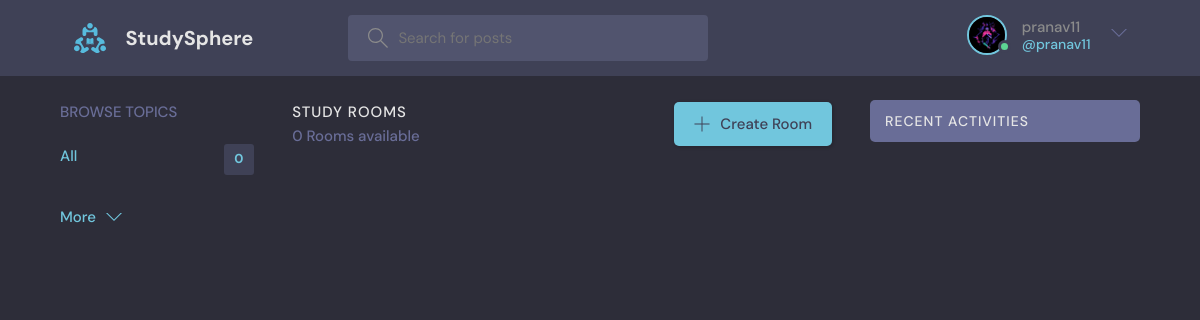
Screenshot of / (signed in) with the database file from the repository.
### base/models.py (models this page shows)
class User(AbstractUser):
    name = models.CharField(max_length=200, null=True)
    email = models.EmailField(unique=True, null=True)
    bio = models.TextField(null=True)
    avatar = models.ImageField(null=True, default="avatar.svg")
    USERNAME_FIELD = 'email'
    REQUIRED_FIELDS = []
    objects = UserManager()

### base/views.py (the view)
# urls.py: path('', views.home, name="home"),
def home(request):
    q = request.GET.get('q') if request.GET.get('q') != None else ''
    rooms = Room.objects.filter(
        Q(topic__name__icontains=q) |
        Q(name__icontains=q) |
        Q(description__icontains=q)
    )
    topics = Topic.objects.all()[0:5]
    room_count = rooms.count()
    room_messages = Message.objects.filter(
        Q(room__topic__name__icontains=q))[0:3]
    context = {'rooms': rooms, 'topics': topics,
               'room_count': room_count, 'room_messages': room_messages}
    return render(request, 'base/home.html', context)

### base/templates/base/home.html (shortened to what this page needs)
{% extends 'main.html' %}
{% block content %}
<main class="layout layout--3">
  <div class="container">
    {% include 'base/topics_component.html' %}
    <div class="roomList">
      <div class="roomList__header">
        <div>
          <h2>Study Rooms</h2>
          <p>{{room_count}} Rooms available</p>
        </div>
        <a class="btn btn--main" href="{% url 'create-room' %}">
          <svg version="1.1" xmlns="http://www.w3.org/2000/svg" width="32" height="32" viewBox="0 0 32 32">
            <title>add</title>
            <path
              d="M16.943 0.943h-1.885v14.115h-14.115v1.885h14.115v14.115h1.885v-14.115h14.115v-1.885h-14.115v-14.115z">
            </path>
          </svg>
          Create Room
        </a>
      </div>
    </div>
    {% include 'base/activity_component.html' %}
  </div>
</main>
{% endblock %}

### templates/navbar.html (shortened to what this page needs)
{% load static %}
<header class="header header--loggedIn">
    <div class="container">
        <a href="{% url 'home' %}" class="header__logo">
            <img src="{% static 'images/logo.svg' %}" />
            <h1>StudySphere</h1>
        </a>
        <form class="header__search" method="GET" action="{% url 'home' %}">
            <label>
                <input name="q" placeholder="Search for posts" />
            </label>
        </form>
        <nav class="header__menu">
            {% if request.user.is_authenticated %}
            <div class="header__user">
                <a href="{% url 'update-user' %}">
                    <div class="avatar avatar--medium active">
                        <img src="{{request.user.avatar.url}}" />
                    </div>
                    <p>{{request.user.username}} <span>@{{request.user.username}}</span></p>
                </a>
                <button class="dropdown-button">
                    <svg version="1.1" xmlns="http://www.w3.org/2000/svg" width="32" height="32" viewBox="0 0 32 32">
                        <title>chevron-down</title>
                        <path d="M16 21l-13-13h-3l16 16 16-16h-3l-13 13z"></path>
                    </svg>
                </button>
            </div>
            {% else %}
            <a href="{% url 'login' %}">
                <img src="{% static 'images/avatar.svg' %}" />
                <p>Login</p>
            </a>
            {% endif %}
        </nav>
    </div>
</header>

### static/styles/style.css (style rules this page uses)
:root { --color-main: #71c6dd; --color-main-light: #e1f6fb; --color-dark: #3f4156; --color-dark-medium: #51546e; --color-dark-light: #696d97; --color-light: #e5e5e5; --color-gray: #8b8b8b; --color-light-gray: #b2bdbd; --color-bg: #2d2d39; --color-success: #5dd693; --color-error: #fc4b0b; }
* { font-family: "DM Sans", -apple-system, BlinkMacSystemFont, "Segoe UI", Roboto, Oxygen, Ubuntu, Cantarell, "Open Sans", "Helvetica Neue", sans-serif; margin: 0; padding: 0; box-sizing: border-box; text-rendering: optimizeLegibility; font-size: inherit; }
html { font-size: 56.25%; }
@media only screen and (min-width: 1200px) { html { font-size: 62.5%; } }
body { line-height: 1.6; font-weight: 400; font-size: 1.5rem; color: var(--color-light-gray); background-color: var(--color-bg); min-height: 100vh; }
img { width: 100%; }
a { display: inline-block; color: var(--color-main); text-decoration: none; }
.container { max-width: 120rem; width: 90%; margin: auto; }
.btn { background-color: transparent; border: none; display: inline-flex; align-items: center; gap: 1rem; cursor: pointer; transition: all ease-in-out 0.3s; padding: 1rem 2rem; border-radius: 5px; box-shadow: 1px 1px 3px 1px rgba(0, 0, 0, 0.15); font-weight: 500; }
.btn--main { background-color: var(--color-main); color: var(--color-dark); }
.btn > svg { fill: currentColor; width: 1.6rem; height: 1.6rem; }
.avatar { position: relative; display: inline-block; border-radius: 50%; border: 2px solid var(--color-main); }
.avatar img { display: block; border-radius: 50%; object-fit: cover; object-position: center; }
.avatar::after { content: ""; display: block; position: absolute; background-color: var(--color-gray); z-index: 111; border-radius: 50%; border: 0.3rem solid var(--color-dark); }
.avatar.active::after { background-color: var(--color-success); }
.avatar.avatar--medium img { width: 3.6rem; height: 3.6rem; border-radius: 50%; }
.avatar.avatar--medium:after { width: 0.7rem; height: 0.7rem; bottom: 0px; right: -6px; }
.header { padding: 1.5rem; background-color: var(--color-dark); }
.header > .container { display: flex; gap: 9.5rem; }
.header__logo, .header__user { display: flex; gap: 2rem; align-items: center; }
.header__logo > img { height: 3.2rem; width: 3.2rem; }
.header__logo > h1 { font-weight: 700; font-size: 2rem; color: var(--color-light); }
.header__search > label { background-color: var(--color-dark-medium); padding: 1.3rem 1rem; display: flex; align-items: center; gap: 1rem; border-radius: 4px; }
.header__search svg { fill: var(--color-gray); width: 2rem; height: 2rem; margin-left: 1rem; }
.header__search input { width: 30rem; background: transparent; border: none; outline: none; color: var(--color-light); }
.header__menu { margin-left: auto; position: relative; }
.header__menu a { display: flex; gap: 1.5rem; align-items: center; font-weight: 500; text-decoration: none; color: var(--color-gray); }
.header__menu img { height: 3.6rem; }
.header__menu p { line-height: 1.2; }
.header__menu span { color: var(--color-main); font-weight: 500; font-size: 1.4rem; display: block; }
.header__menu svg { width: 1.6rem; height: 1.6rem; fill: var(--color-dark-light); }
.dropdown-button { background: transparent; border: 0; outline: 0; cursor: pointer; }
.layout { margin-top: 2.4rem; }
.layout > .container { display: flex; justify-content: space-between; align-items: flex-start; }
.layout--3 > .container > div:nth-child(2) { flex-basis: 50%; }
.roomList__header { display: flex; justify-content: space-between; align-items: center; margin-bottom: 2.4rem; }
.roomList__header h2 { text-transform: uppercase; font-weight: 500; color: var(--color-light); letter-spacing: 1px; }
.roomList__header p { font-weight: 500; color: var(--color-dark-light); }

### rows the page displays
User: user.avatar (picture), user.username "pranav11"

### other values shown
{{ topics.count }} "0"
{{ room_count }} "0"
